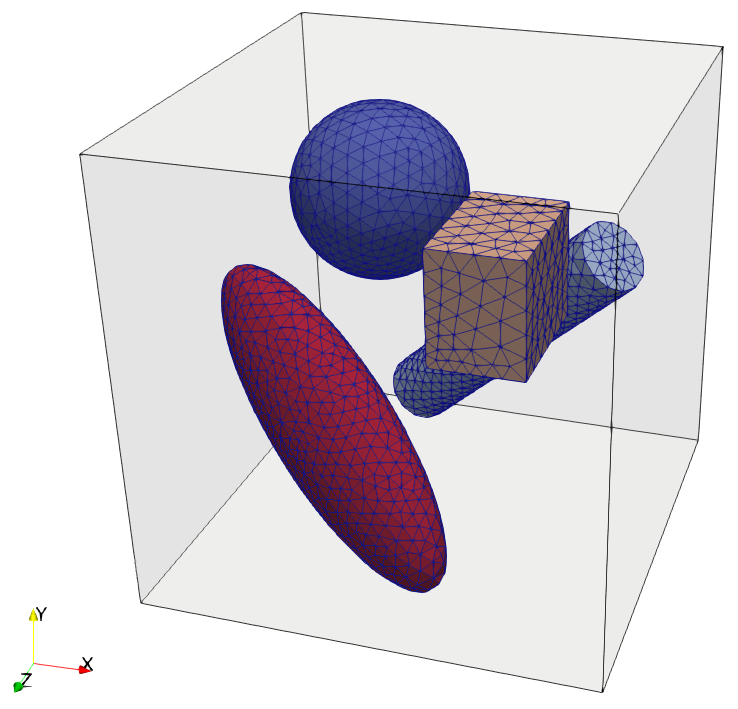

Reproduce this figure in Python.
from pucgen import (PUC, SphericalInclusion, CylindricalInclusion,
                    BoxInclusion, EllipsoidalInclusion)

puc = PUC()

puc.add(SphericalInclusion(dimension=0.2, central_point=(-0.2, 0.2, -0.2),
                           el_size=0.04, mat_id=2))

puc.add(CylindricalInclusion(dimension=(0.08, 0.8),
                             central_point=(0.1, -0.1, -0.2),
                             direction=(1, 1, 0.5), el_size=0.03, mat_id=3))

puc.add(BoxInclusion(dimension=(0.2, 0.25, 0.3),
                     central_point=(0.2, 0.2, 0.2), el_size=0.05, mat_id=4))

puc.add(EllipsoidalInclusion(dimension=(0.4, 0.15, 0.1),
                             central_point=(-0.15, -0.15, 0.25),
                             direction=(1, -1, 0.5), el_size=0.03, mat_id=5))

print(puc)

puc('example3.vtk')
